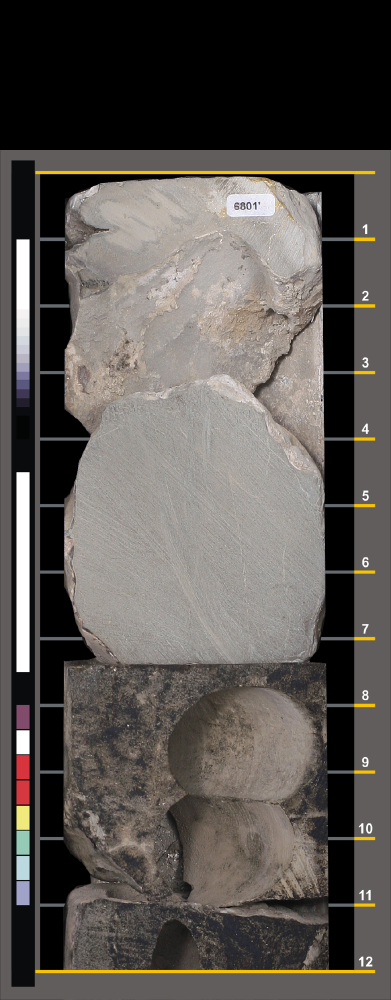
#> input picture 2.model-training/example_test_set/pozo_4_img_1.tif, 782 x 2000 px (shown at 1/2 size)
$ python -i preprocess_data.py   (imports and definitions only)   (older library calls are emulated)
#> lines starting #> are read from the running program, lines starting #| are printed output that depends on the picture; after the words box and inside, x2 and y2 are one past the last pixel; in counts of white or black regions, pixels touching at a corner belong together
# Author: Cesar Castelo, Julio Mendoza
import argparse
import numpy as np
import subprocess
import os, sys
import cv2

from PIL import Image
from skimage.color import rgb2gray
from skimage.filters.rank import entropy
from skimage.morphology import disk, opening
from skimage.filters import threshold_otsu, threshold_minimum
from scipy import ndimage as ndi
from skimage.measure import label, regionprops
from skimage.transform import resize
import time

class SampleTemplate:
    def __init__(self):
        self.roi = None
        self.shape = None
        self.descriptor = None

class ROILocalizer:
    def __init__(self):
        self.templates = []
        self.dists = []

    def compute_descriptor(self, image, roi):
        mean_cols = np.mean(image, axis=(0, 2))
        mean_rows = np.mean(image, axis=(1, 2))
        descriptor = np.concatenate((mean_cols[:roi[1]], mean_cols[roi[3]:], mean_rows[:roi[0]], mean_rows[roi[2]:]))
        return descriptor

    # [8 lines left out: function verify_membership, not called in this run]

    def __localize(self, image, noise_segments_percent=0.05, bridge_width=15):
        '''
        Return: Bounding box of the ROI in the format (tl_x, tl_y, br_x, br_y). tl stands for the top left corner,
        br stands for the botton right corner
        '''
        factor = 1
        target_shape = 800
        if image.shape[0] > target_shape:
            factor = image.shape[0]/target_shape
            new_size = (int(image.shape[0]/factor), int(image.shape[1]/factor))
            image = resize(image, new_size, anti_aliasing=True)

        gray_image = rgb2gray(image)
        gray_image = np.array(gray_image * 256).astype(np.uint8)

        # Perform binary segmentation based on entropy if needed
        entropy_image = entropy(gray_image, disk(4))
        if np.std(entropy_image) > 1.0:
            thresh = threshold_otsu(entropy_image)
        else:
            thresh = 0.0
        binary = entropy_image > thresh

        # Remove bridges
        binary = opening(binary, disk(bridge_width//2))

        # Remove small objects
        label_objects, nb_labels = ndi.label(binary)
        sizes = np.bincount(label_objects.ravel())
        h, w, _ = image.shape
        mask_sizes = sizes > h*w*noise_segments_percent
        mask_sizes[0] = 0
        segments_cleaned = mask_sizes[label_objects].astype(np.int)

        # Find bounding box of the ROI and scaling to the original size
        props = regionprops(segments_cleaned)
        roi = props[0].bbox
        roi = (int(roi[0]*factor), int(roi[1]*factor), int(roi[2]*factor), int(roi[3]*factor))

        return roi

    def localize(self, img):
        roi = None
        for template in self.templates:
            if self.verify_membership(img, template):
                roi = template.roi
                shape = template.shape
                break

        if roi == None:
            roi = self.__localize(img)

            template = SampleTemplate()
            template.roi = roi
            template.shape = img.shape
            template.descriptor = self.compute_descriptor(img, roi)
            self.templates.append(template)
        return roi

def load_image(filename) :
    return cv2.imread(filename)

def save_image(img, filename) :
    cv2.imwrite(filename, img)

# [98 lines left out: functions save_results, process_img, get_well_id_from_filename, preprocess_data, not called in this run]

#===============#
# main function
#===============#
# [15 lines not run here, left out]


>>> import cv2
>>> picture = cv2.cvtColor(cv2.imread('example_test_set/pozo_4_img_1.tif'), cv2.COLOR_BGR2RGB)
>>> result = ROILocalizer().localize(picture)
#> in __localize, `image = resize(image, new_size, anti_aliasing=True)`:
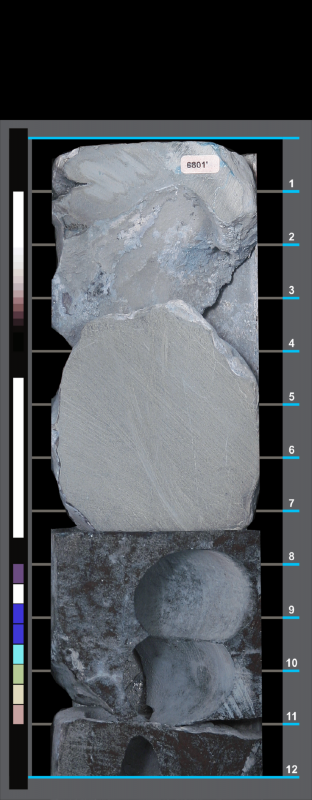
#> image: shape (800, 312, 3) float64; mean of channels 0, 1, 2 0.357, 0.339, 0.323; drawn as B, G, R
#> in __localize, `gray_image = np.array(gray_image * 256).astype(np.uint8)`:
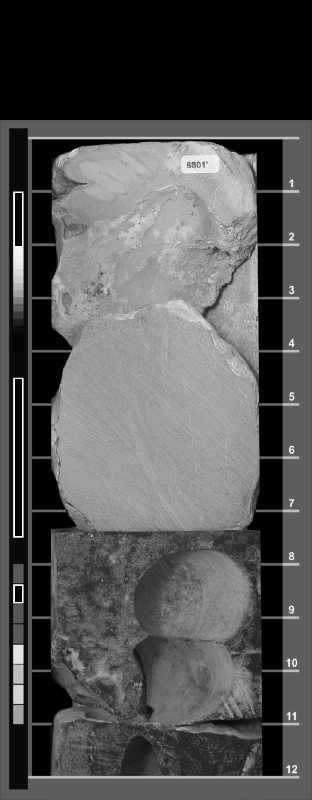
#> gray_image: shape (800, 312); min 0, max 255, mean 85.5
#> in __localize, `entropy_image = entropy(gray_image, disk(4))`:
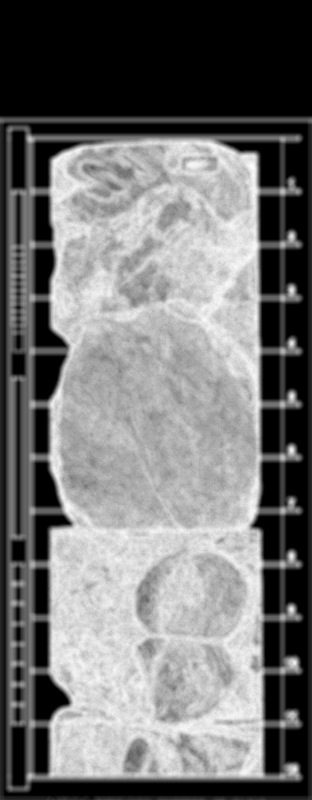
#> entropy_image: shape (800, 312) float64; min 0, max 5.57, mean 2.55; drawn with min black and max white
#> in __localize, `thresh = threshold_otsu(entropy_image)`: thresh = 2.28
#> in __localize, `binary = entropy_image > thresh`:
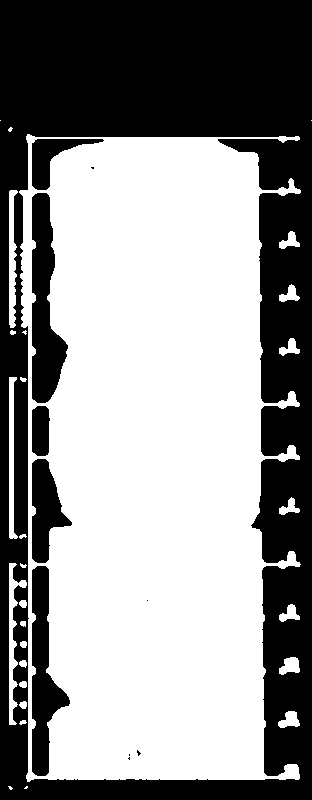
#> binary: shape (800, 312) bool; 57.5% white; 11 black regions (5 under 20 px), largest, box (x1, y1, x2, y2) and area: (0, 0, 312, 800) 93139, (32, 193, 68, 403) 4554, (32, 566, 70, 776) 3885, (32, 459, 72, 563) 2322, (32, 139, 104, 190) 1359, (32, 406, 50, 456) 816
#> in __localize, `binary = opening(binary, disk(bridge_width//2))`:
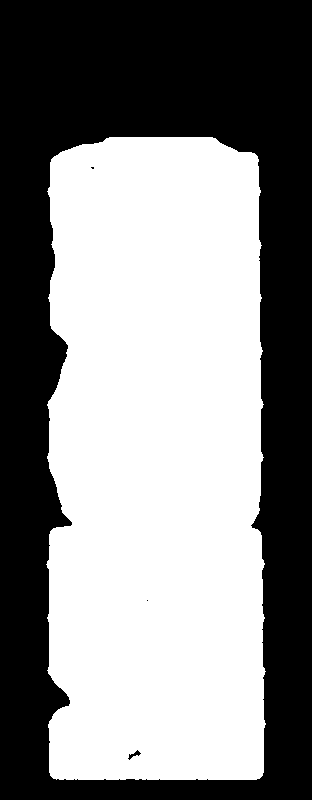
#> binary: shape (800, 312) bool; 53.3% white; 4 black regions (2 under 20 px), largest, box (x1, y1, x2, y2) and area: (0, 0, 312, 800) 116471, (128, 750, 141, 760) 45
#> in __localize, `label_objects, nb_labels = ndi.label(binary)`: nb_labels = 1
#> in __localize, `sizes = np.bincount(label_objects.ravel())`: sizes = [116522, 133078]
#> in __localize, `mask_sizes = sizes > h*w*noise_segments_percent`: mask_sizes = [True, True]
#> in __localize, `segments_cleaned = mask_sizes[label_objects].astype(np.int)`: segments_cleaned: shape (800, 312) int64; values 0 (black) and 1 (white), 53.3% white; 4 black regions (2 under 20 px)
#> in __localize, `props = regionprops(segments_cleaned)`: props = 1 regions; box (x1, y1, x2, y2) and area: (46, 137, 266, 780) 133078
#> in __localize, `roi = props[0].bbox`: roi = (137, 46, 780, 266)
#> in __localize, `roi = (int(roi[0]*factor), int(roi[1]*factor), int(roi[2]*factor), int..`: roi = (342, 115, 1950, 665)
#> in compute_descriptor, `mean_cols = np.mean(image, axis=(0, 2))`: mean_cols = 782 values, max 122.6 at index 57, min 9.06 at index 60, mean 86.65
#> in compute_descriptor, `mean_rows = np.mean(image, axis=(1, 2))`: mean_rows = 2000 values, max 146.5 at index 479, min 0 at index 0, mean 86.65
#> in compute_descriptor, `descriptor = np.concatenate((mean_cols[:roi[1]], mean_cols[roi[3]:], m..`: descriptor = 624 values, max 122.6 at index 57, min 0 at index 232, mean 34.03
#> in localize, `template.descriptor = self.compute_descriptor(img, roi)`: template.descriptor has the same summary as descriptor in compute_descriptor
#> result = (342, 115, 1950, 665)

$ run again, on 2.model-training/example_test_set/pozo_8_img_1.tif
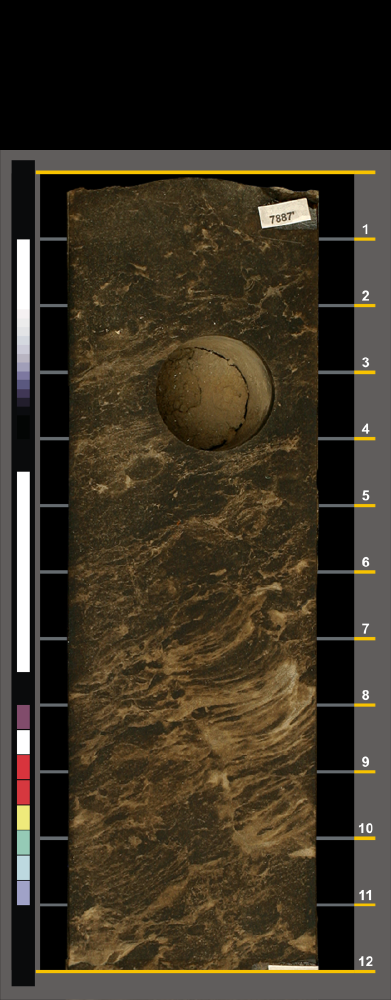
#> input picture 2.model-training/example_test_set/pozo_8_img_1.tif, 782 x 2000 px (shown at 1/2 size)
#> in __localize, `entropy_image = entropy(gray_image, disk(4))`:
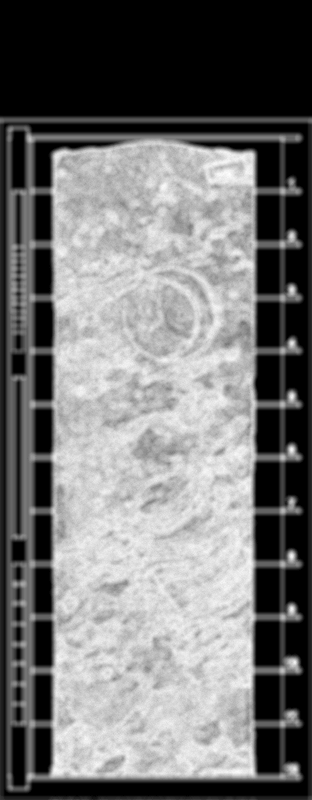
#> entropy_image: shape (800, 312) float64; min 0, max 5.57, mean 2.58; drawn with min black and max white
#> thresh = 2.36
#> in __localize, `binary = opening(binary, disk(bridge_width//2))`:
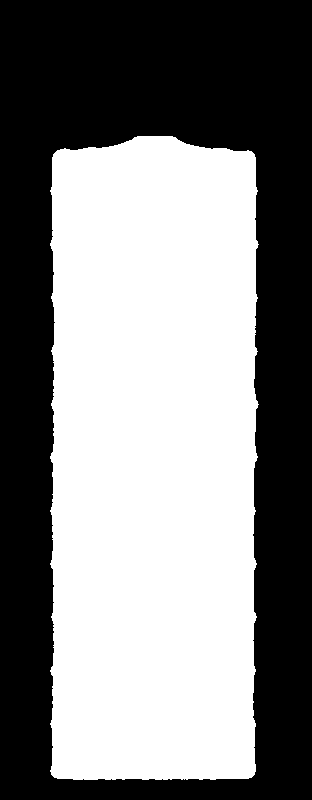
#> binary: shape (800, 312) bool; 51.5% white; 1 black region, box (x1, y1, x2, y2) and area: (0, 0, 312, 800) 121081
#> nb_labels = 1
#> sizes = [121081, 128519]
#> mask_sizes = [True, True]
#> segments_cleaned: shape (800, 312) int64; values 0 (black) and 1 (white), 51.5% white; 1 black region
#> props = 1 regions; box (x1, y1, x2, y2) and area: (50, 136, 259, 780) 128519
#> in __localize, `roi = props[0].bbox`: roi = (136, 50, 780, 259)
#> in __localize, `roi = (int(roi[0]*factor), int(roi[1]*factor), int(roi[2]*factor), int..`: roi = (340, 125, 1950, 647)
#> mean_cols = 782 values, max 123 at index 58, min 9.07 at index 60, mean 47.99
#> mean_rows = 2000 values, max 135.6 at index 342, min 0 at index 0, mean 47.99
#> descriptor = 650 values, max 123 at index 58, min 0 at index 260, mean 32.75
#> template.descriptor has the same summary as descriptor in compute_descriptor
#> result = (340, 125, 1950, 647)
